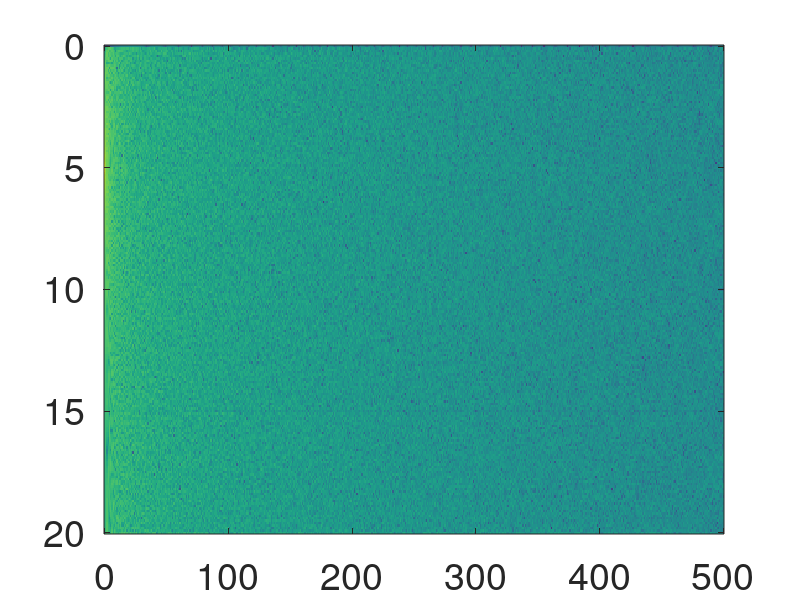

Here is the MATLAB script that generated this plot: (Note: this script raises an error after producing the figure.)
A = 1; % Amplitude
f = [10,100,1000,10000,100000]; % Frequency [Hz]
D = 20; % Water depth [m]
r_S = 0; % Source location
z_S = 5; % Source location
r_R = 0:500; % Receiver location
z_R = 0:0.1:D; % Receiver location
R_2 = 1; % Hard bottom type
c = 1480; % Sound speed
lambda = c./f; % Wavelength
omega = 2.*pi.*f; % Angular frequency
[z_r,r_r] = ndgrid(z_R,r_R);
for p = 1:5
for m = 0:5
L1 = sqrt(r_r.^2+(2.*D.*m-z_S+z_r).^2);
L2 = sqrt(r_r.^2+(2.*D.*m+z_S+z_r).^2);
L3 = sqrt(r_r.^2+(2.*D.*(m+1)-z_S-z_r).^2);
L4 = sqrt(r_r.^2+(2.*D.*(m+1)+z_S-z_r).^2);
%Computation of Pressure
P(:,:,2) = A.*((-1)^m.*(exp(-1j.*omega(p).*L1)./L1...
-exp(-1j.*omega(p).*L2)./L2+exp(-1j.*omega(p).*L3)./L3...
-exp(-1j.*omega(p).*L4)./L4));
P = sum(P,3);
Pr(:,:,p) = P;
end
CLIM = [-50 10];
set(0,'DefaultAxesFontSize',27)
figure(p)
imagesc(r_R,z_R,10.*log10(abs(Pr(:,:,p))),CLIM);
colorbar('vert');
xlabel('R [m]');
ylabel('Z [m]');
title(strcat('Frequency = ',num2str(10.^p),'Hz(at rs=0m,zs=5m)'));
end